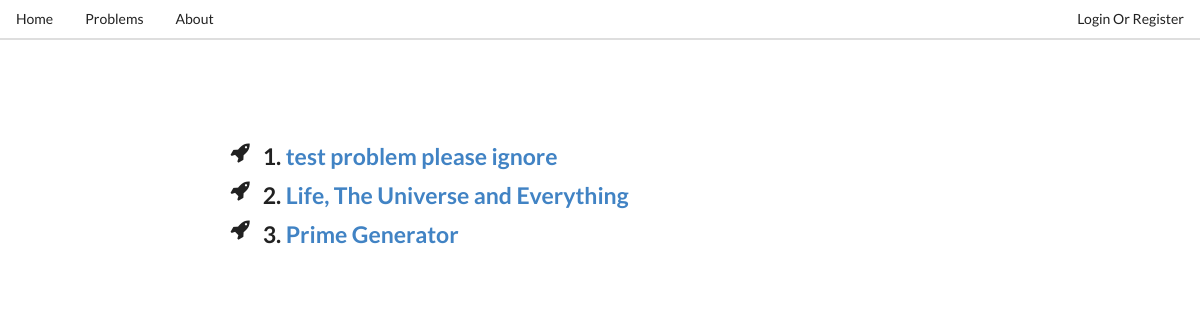
The page /judge/problems/ on the database its author committed.
### judge/models.py (models this page shows, shortened)
class Problem(models.Model):
    name = models.CharField(max_length=255)
    code = models.CharField(max_length=20, unique = True)
    link = models.URLField()
    statement = models.TextField()
    num_submissions = models.IntegerField(default = 0) # number of submissions
    num_accepted= models.IntegerField(default = 0)     # number of accepted submissions
    num_wa = models.IntegerField(default = 0)          # number of wrong answers
    num_re = models.IntegerField(default = 0)          # number of runtime errors
    num_tle = models.IntegerField(default = 0)         # number of tles
    date_added = models.DateTimeField(auto_now_add = True) # When added
    time_limit = models.IntegerField(default=1000)         # Time Limit
    source = models.CharField(max_length=255)
    num_tests = models.IntegerField(default = 1)
    author = models.ForeignKey('Coder', null = True)

### judge/views.py (the view)
def all_problems(request):
    problems = Problem.objects.all()
    return render(request, "judge/all.html", {"problems":problems})

### templates/judge/all.html
{% extends 'judge/base.html' %}
{% block body_block %}
<div class="ui middle aligned animated list" style="position: relative;top: 100px">
{% for p in problems %}
  <div class="item">
    <i class="rocket icon large" ></i>
    <div class="content">
      <div class="header">
      <p style="font-size: 23px">
      	{{p.id}}. <a href="{{p.link}}">{{p.name}}</a>
      </p>
      </div>
    </div>
  </div>
  {% endfor %}
</div>
{% endblock %}

### rows shown on the page
Problem: id "1", name "test problem please ignore"
Problem: id "2", name "Life, The Universe and Everything"
Problem: id "3", name "Prime Generator"
